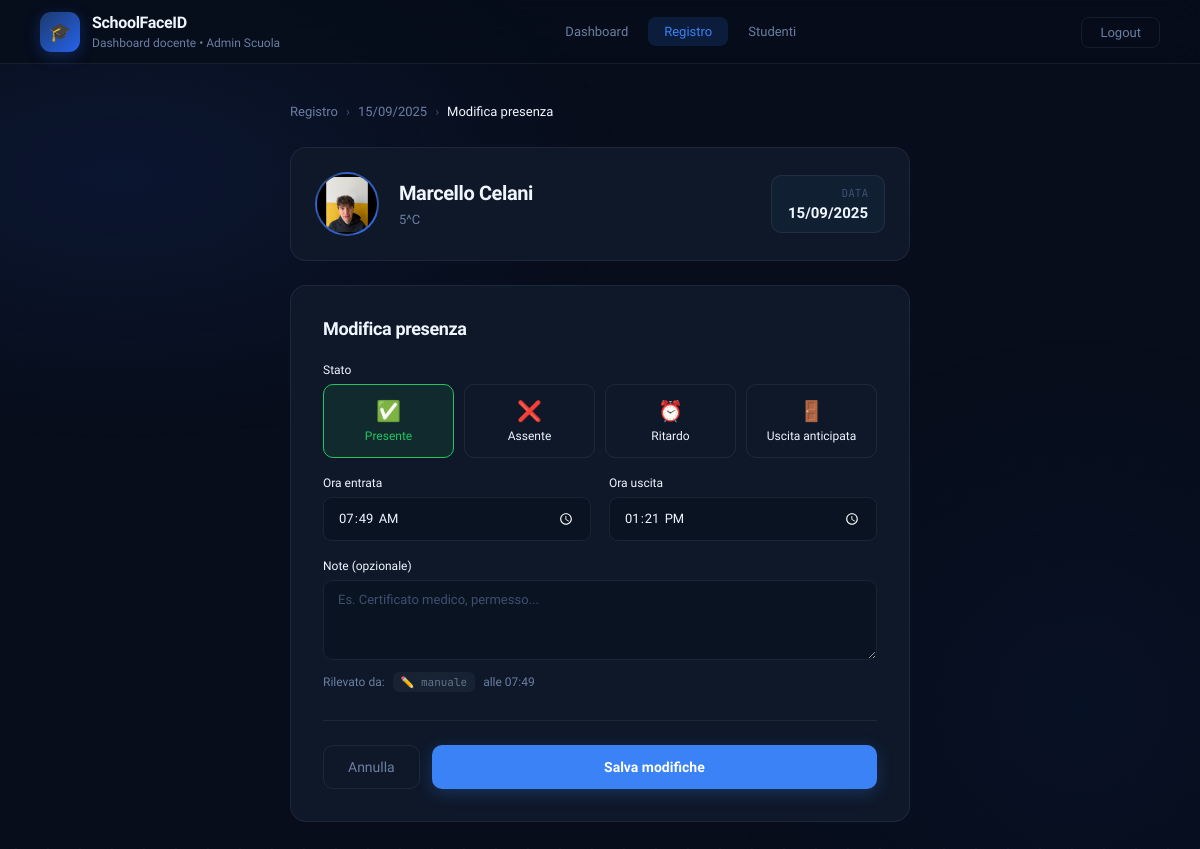
/pages/modifica_presenza.php?id=11&data=2025-09-15 (signed in), run on the app's committed database.
### tables this page shows
CREATE TABLE `utenti` (
  `id` int(11) NOT NULL AUTO_INCREMENT,
  `nome` varchar(100) NOT NULL,
  `cognome` varchar(100) NOT NULL,
  `email` varchar(150) DEFAULT NULL,
  `password_hash` varchar(255) DEFAULT NULL,
  `ruolo` enum('studente','professore','admin') NOT NULL,
  `classe_id` int(11) DEFAULT NULL,
  `foto_path` varchar(255) DEFAULT NULL,
  `encoding` longtext DEFAULT NULL,
  `attivo` tinyint(1) DEFAULT 1,
  `created_at` timestamp NOT NULL DEFAULT current_timestamp(),
  PRIMARY KEY (`id`),
  UNIQUE KEY `email` (`email`),
  KEY `classe_id` (`classe_id`),
  CONSTRAINT `utenti_ibfk_1` FOREIGN KEY (`classe_id`) REFERENCES `classi` (`id`)
);

CREATE TABLE `classi` (
  `id` int(11) NOT NULL AUTO_INCREMENT,
  `nome` varchar(50) NOT NULL,
  `anno_scolastico` varchar(20) DEFAULT NULL,
  PRIMARY KEY (`id`)
);

CREATE TABLE `presenze` (
  `id` int(11) NOT NULL AUTO_INCREMENT,
  `studente_id` int(11) NOT NULL,
  `orario_id` int(11) DEFAULT NULL,
  `data` date NOT NULL,
  `ora_entrata` time DEFAULT NULL,
  `ora_uscita` time DEFAULT NULL,
  `stato` enum('presente','assente','ritardo','uscita_anticipata') DEFAULT NULL,
  `rilevato_da` enum('facciale','manuale') DEFAULT 'facciale',
  `note` text DEFAULT NULL,
  PRIMARY KEY (`id`),
  KEY `studente_id` (`studente_id`),
  KEY `orario_id` (`orario_id`),
  CONSTRAINT `presenze_ibfk_1` FOREIGN KEY (`studente_id`) REFERENCES `utenti` (`id`),
  CONSTRAINT `presenze_ibfk_2` FOREIGN KEY (`orario_id`) REFERENCES `orario` (`id`)
);

### includes/db.php (called while the page is built, shortened)
<?php
function foto_path_sicuro(?string $path): string {
    $path = str_replace('\\', '/', $path);
    return $path;
}

### pages/modifica_presenza.php (the view, shortened to what this page needs)
<?php
require_once '../includes/db.php';
$studente_id = isset($_GET['id']) ? (int)$_GET['id'] : null;
$data_sel    = $_GET['data'] ?? date('Y-m-d');
$stmt = $pdo->prepare("SELECT u.*, c.nome AS classe_nome FROM utenti u LEFT JOIN classi c ON c.id = u.classe_id WHERE u.id = ? AND u.ruolo = 'studente' AND u.attivo = 1");
$stmt->execute([$studente_id]);
$studente = $stmt->fetch();
$stmt = $pdo->prepare("SELECT * FROM presenze WHERE studente_id = ? AND data = ? ORDER BY id DESC LIMIT 1");
$stmt->execute([$studente_id, $data_sel]);
$presenza = $stmt->fetch();
$iniziali = strtoupper(substr($studente['nome'],0,1) . substr($studente['cognome'],0,1));
?>
<!DOCTYPE html>
<html lang="it">
<head>
</head>
<body>
<nav class="navbar">
  <div class="nav-brand">
    <div class="nav-icon">🎓</div>
    <div class="nav-info">
      <strong>SchoolFaceID</strong>
      <span>Dashboard docente &bull; <?= htmlspecialchars($_SESSION['utente_nome']) ?></span>
    </div>
  </div>
  <div class="nav-links">
    <a href="dashboard.php" class="nav-link">Dashboard</a>
    <a href="registro.php"  class="nav-link active">Registro</a>
    <a href="studenti.php"  class="nav-link">Studenti</a>
  </div>
  <div>
    <a href="logout.php" class="btn-logout">Logout</a>
  </div>
</nav>
<main class="main">
  <div class="breadcrumb">
    <a href="registro.php">Registro</a>
    <span>›</span>
    <a href="registro.php?data=<?= $data_sel ?>">
      <?= date('d/m/Y', strtotime($data_sel)) ?>
    </a>
    <span>›</span>
    <span style="color:var(--text-white)">Modifica presenza</span>
  </div>
  <div class="studente-card">
    <div class="avatar">
      <?php if ($studente['foto_path']): ?>
        <img src="../<?= htmlspecialchars(foto_path_sicuro($studente['foto_path'])) ?>" alt="">
      <?php else: ?>
        <?= $iniziali ?>
      <?php endif; ?>
    </div>
    <div class="studente-info">
      <strong><?= htmlspecialchars($studente['nome'] . ' ' . $studente['cognome']) ?></strong>
      <span><?= htmlspecialchars($studente['classe_nome'] ?? 'Nessuna classe') ?></span>
    </div>
    <div class="data-badge">
      <div class="label">Data</div>
      <div class="value"><?= date('d/m/Y', strtotime($data_sel)) ?></div>
    </div>
  </div>
  <div class="form-card">
    <div class="form-card-title">
      <?= $presenza ? 'Modifica presenza' : 'Inserisci presenza manuale' ?>
    </div>
    <form method="POST" action="">
      <div class="form-grid">
        <div class="form-group form-full">
          <label>Stato</label>
          <div class="stato-selector">
            <label for="stato_presente" class="stato-label">
              <span class="stato-icon">✅</span> Presente
            </label>
            <label for="stato_assente" class="stato-label">
              <span class="stato-icon">❌</span> Assente
            </label>
            <label for="stato_ritardo" class="stato-label">
              <span class="stato-icon">⏰</span> Ritardo
            </label>
            <label for="stato_uscita" class="stato-label">
              <span class="stato-icon">🚪</span> Uscita anticipata
            </label>
          </div>
        </div>
        <div class="form-group">
          <label>Ora entrata</label>
          <input type="time" name="ora_entrata"
                 value="<?= $presenza['ora_entrata'] ? substr($presenza['ora_entrata'], 0, 5) : '' ?>"/>
        </div>
        <div class="form-group">
          <label>Ora uscita</label>
          <input type="time" name="ora_uscita"
                 value="<?= $presenza['ora_uscita'] ? substr($presenza['ora_uscita'], 0, 5) : '' ?>"/>
        </div>
        <div class="form-group form-full">
          <label>Note (opzionale)</label>
          <textarea name="note" placeholder="Es. Certificato medico, permesso..."><?= htmlspecialchars($presenza['note'] ?? '') ?></textarea>
        </div>
      </div>
      <?php if ($presenza && $presenza['rilevato_da']): ?>
        <div class="rilevamento-info">
          Rilevato da:
          <span class="source-badge source-<?= $presenza['rilevato_da'] ?>">
            <?= $presenza['rilevato_da'] === 'facciale' ? '📷 facciale' : '✏️ manuale' ?>
          </span>
          <?php if ($presenza['ora_entrata']): ?>
            alle <?= date('H:i', strtotime($presenza['ora_entrata'])) ?>
          <?php endif; ?>
        </div>
      <?php endif; ?>
      <div class="form-footer">
        <a href="registro.php?data=<?= $data_sel ?>" class="btn-cancel">Annulla</a>
        <button type="submit" class="btn-submit">Salva modifiche</button>
      </div>
    </form>
  </div>
</main>
</body>
</html>

### data on the page
utenti: foto_path (picture), nome+cognome "Marcello Celani", classe.nome "5^C"
presenze: ora_entrata "07:49", ora_uscita "13:21"

### other printed values
$_SESSION['utente_nome'] "Admin Scuola"
